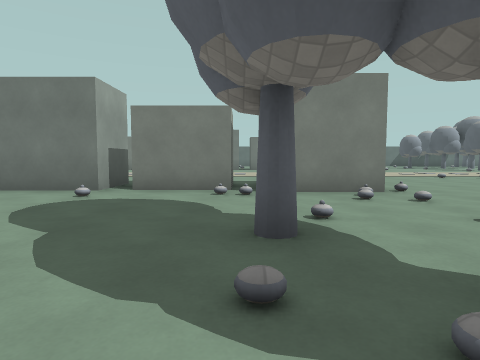
view 1 (above)

23 first-person views from a walk through a Godot game level. The camera is 1.2 m above the floor, tilts 4° down and sees 75° across. The floor is counted in squares, 2 m on a side. Each view is taken from the middle of a square. On the plan, view 1 faces up. The plan holds only what a view shows up to about 9 squares ahead; the rest is blank. The place goes on beyond the plan. Surface patterns are stand-ins for the level's own textures.

view 2
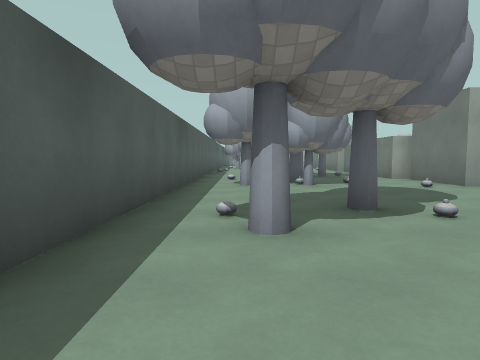

view 3
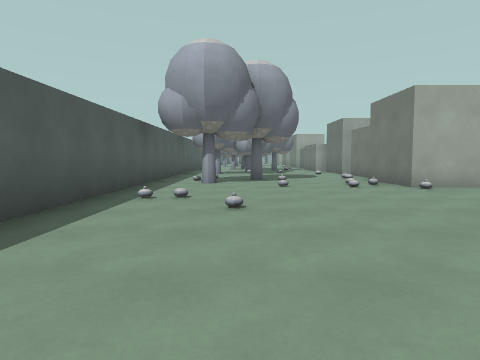

view 4
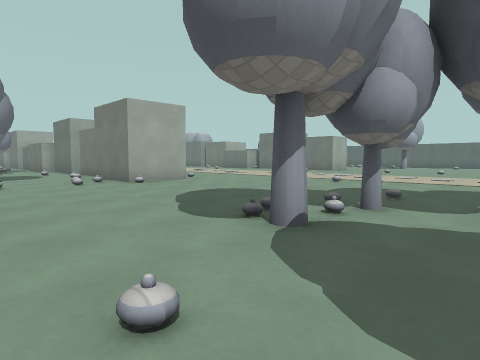

view 5
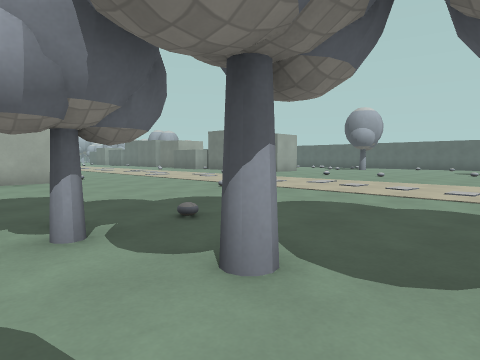

view 6
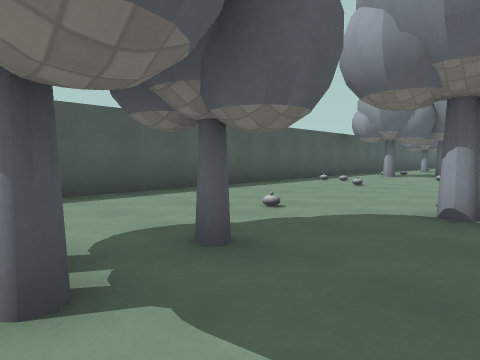

view 7
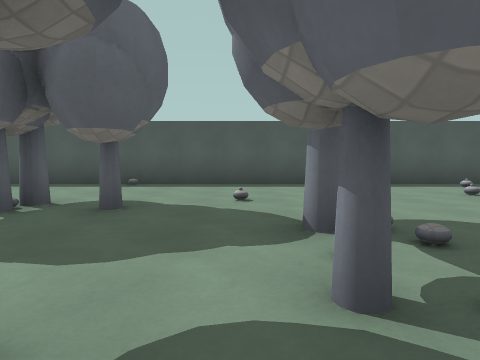

view 8
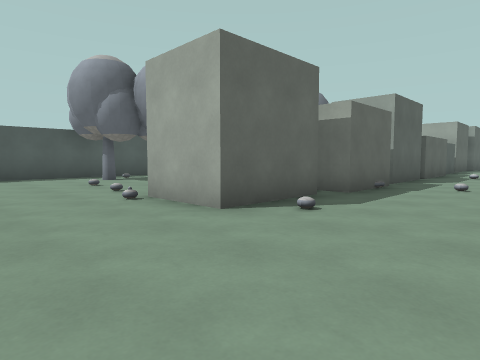

view 9
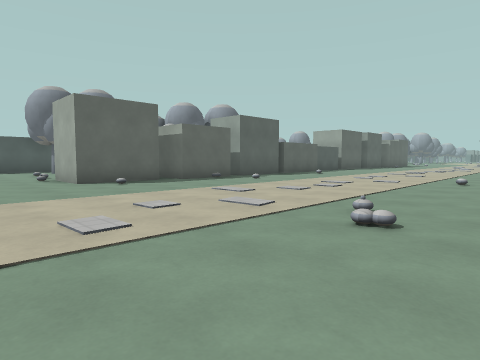

view 10
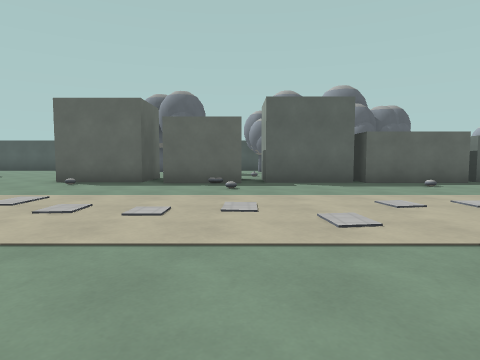

view 11
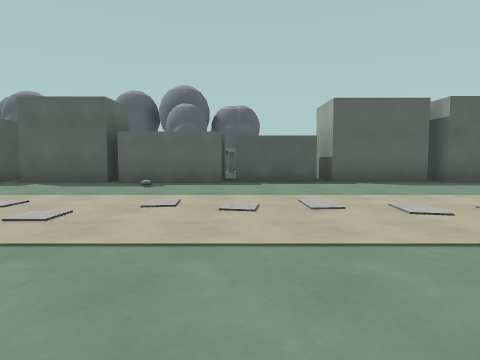

view 12
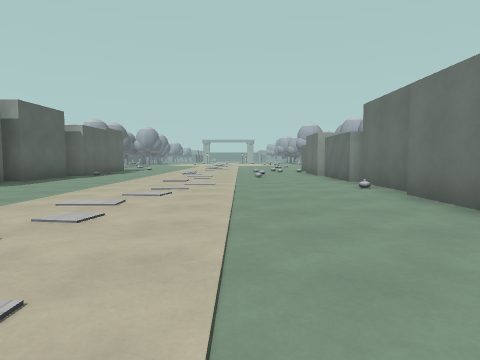

view 13
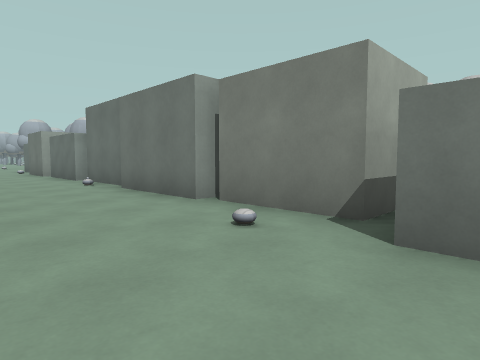

view 14
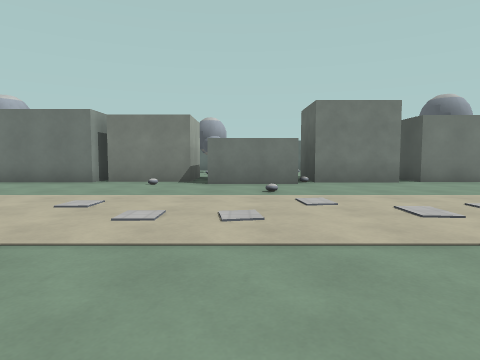

view 15
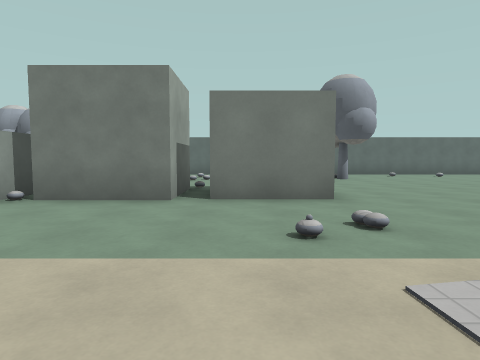

view 16
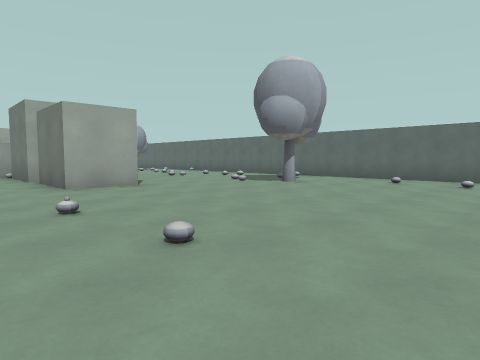

view 17
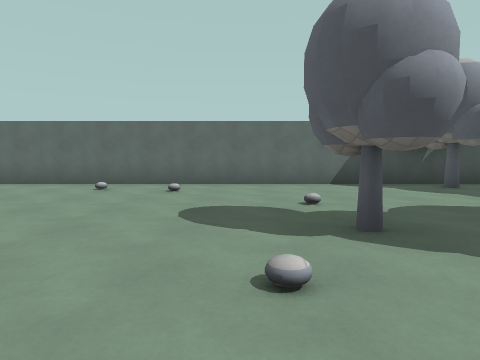

view 18
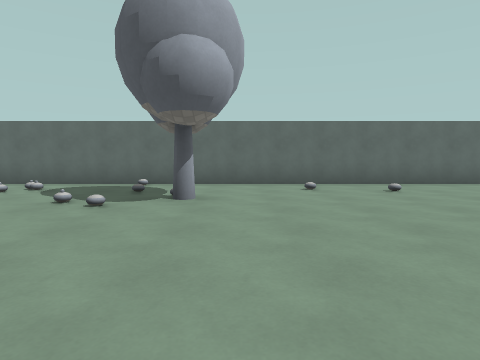

view 19
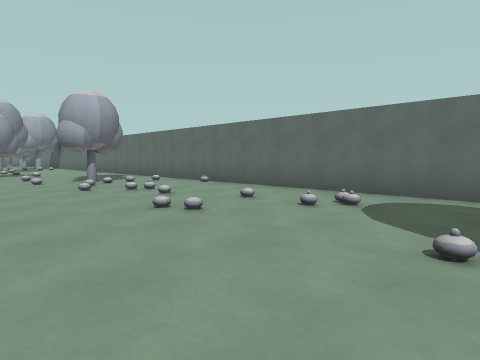

view 20
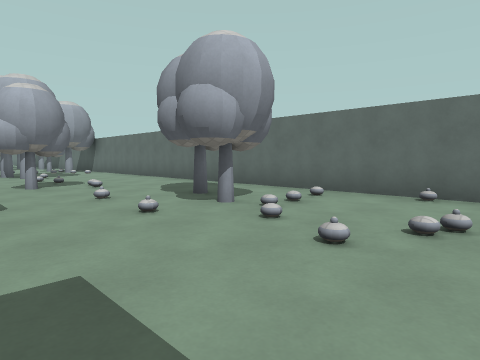

view 21
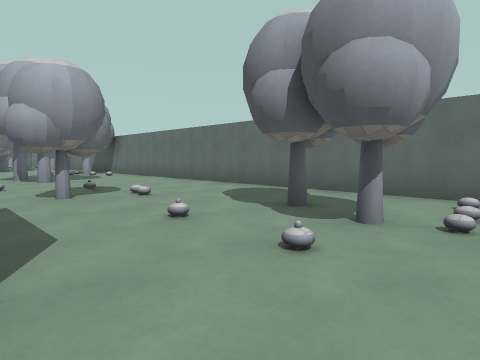

view 22
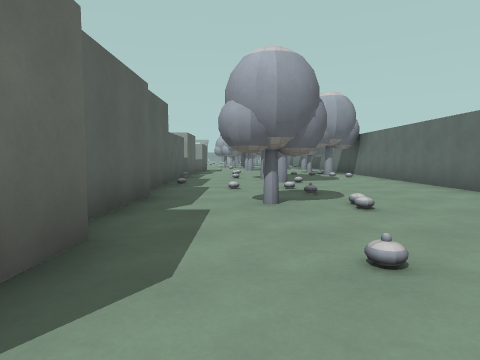

view 23
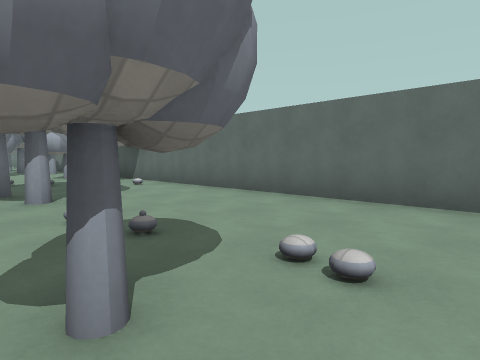

### Floor plan
Key: @ floor where view 1 was taken; # wall or solid block; x gap in a wall; . floor.
Columns run from 14 left of view 1 to 12 right of it. Each row starts with its distance up from view 1.
 24 ###########################
 23 ...........................
 22 ...........................
 21 .........#........#........
 20 x#.........................
 19 .....#..................#..
 18 ..........................
 17 #########  ######........
 16 #########.#######.......
 15 .........................
 14 .........................
 13 .........................
 12 .........................
 11 .........................
 10 .........................
  9 ..........................
  8 ..........................
  7 ##############.##.........
  6  #  ###  #####.##.....#.#.
  5          ..................
  4          .............#....
  3          .................x
  2           ##..#............
  1          ......#...........
  0          .....@............
 -1          ##################

Where each view was taken, in squares from view 1:
view 1: 0 up, 0 right, facing up
view 2: 1 up, 4 right, facing left
view 3: 2 up, 9 right, facing left
view 4: 2 up, 10 right, facing up-left
view 5: 5 up, 11 right, facing up-left
view 6: 5 up, 12 right, facing down-left
view 7: 7 up, 9 right, facing down
view 8: 10 up, 5 right, facing down-left
view 9: 15 up, 5 right, facing down-left
view 10: 15 up, 2 left, facing down
view 11: 15 up, 8 left, facing down
view 12: 13 up, 5 left, facing left
view 13: 13 up, 4 left, facing up-left
view 14: 8 up, 4 left, facing up
view 15: 11 up, 1 right, facing up
view 16: 14 up, 9 right, facing up-left
view 17: 16 up, 9 right, facing up
view 18: 16 up, 5 right, facing up
view 19: 18 up, 3 right, facing up-left
view 20: 18 up, 2 left, facing up-left
view 21: 18 up, 4 left, facing up-left
view 22: 19 up, 5 left, facing left
view 23: 19 up, 8 left, facing up-left
